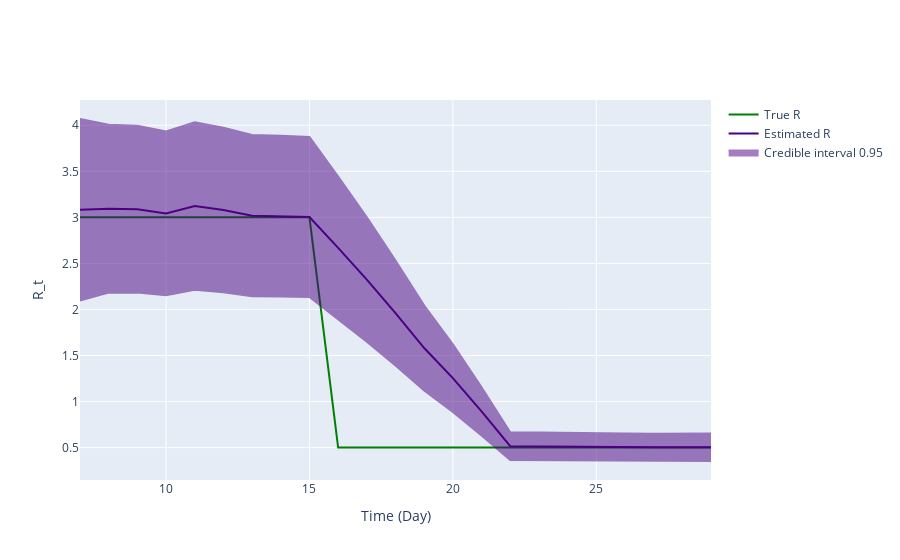

The notebook cell saved with this chart:
### Code cell
fig = ReproductionNumberPlot()

fig.add_ground_truth_rt(ground_truth)
fig.add_interval_rt(interval2)

fig.update_labels(time_label='Time (Day)', r_label='R_t')

fig.show_figure()

### Figure 1 — Plotly figure (JSON) as saved in the notebook; plotly's stock layout.template omitted (floating-point values rounded to 4 significant figures)
{"data": [{"line": {"color": "green"}, "mode": "lines", "name": "True R", "type": "scatter", "x": [7, 8, 9, 10, 11, 12, 13, 14, 15, 16, 17, 18, 19, 20, 21, 22, 23, 24, 25, 26, 27, 28, 29], "y": [3, 3, 3, 3, 3, 3, 3, 3, 3, 0.5, 0.5, 0.5, 0.5, 0.5, 0.5, 0.5, 0.5, 0.5, 0.5, 0.5, 0.5, 0.5, 0.5]}, {"line": {"color": "indigo"}, "mode": "lines", "name": "Estimated R", "type": "scatter", "x": [7, 8, 9, 10, 11, 12, 13, 14, 15, 16, 17, 18, 19, 20, 21, 22, 23, 24, 25, 26, 27, 28, 29], "y": [3.083, 3.095, 3.089, 3.043, 3.122, 3.08, 3.018, 3.014, 3.003, 2.669, 2.324, 1.961, 1.581, 1.254, 0.8937, 0.5157, 0.5128, 0.5081, 0.5039, 0.5036, 0.503, 0.5048, 0.5034]}, {"fill": "toself", "fillcolor": "indigo", "line": {"color": "indigo"}, "mode": "lines", "name": "Credible interval 0.95", "opacity": 0.5, "type": "scatter", "x": [7, 8, 9, 10, 11, 12, 13, 14, 15, 16, 17, 18, 19, 20, 21, 22, 23, 24, 25, 26, 27, 28, 29, 29, 28, 27, 26, 25, 24, 23, 22, 21, 20, 19, 18, 17, 16, 15, 14, 13, 12, 11, 10, 9, 8, 7], "y": [4.068, 4.006, 3.994, 3.932, 4.031, 3.974, 3.893, 3.887, 3.872, 3.443, 3.0, 2.531, 2.042, 1.62, 1.155, 0.6673, 0.6635, 0.6575, 0.6521, 0.652, 0.6514, 0.654, 0.6522, 0.3545, 0.3557, 0.3546, 0.3552, 0.3556, 0.3587, 0.3622, 0.364, 0.6321, 0.8876, 1.12, 1.391, 1.649, 1.895, 2.135, 2.141, 2.143, 2.186, 2.214, 2.154, 2.184, 2.183, 2.098]}], "layout": {"hovermode": "x unified", "xaxis": {"title": {"text": "Time (Day)"}}, "yaxis": {"title": {"text": "R_t"}}}}
